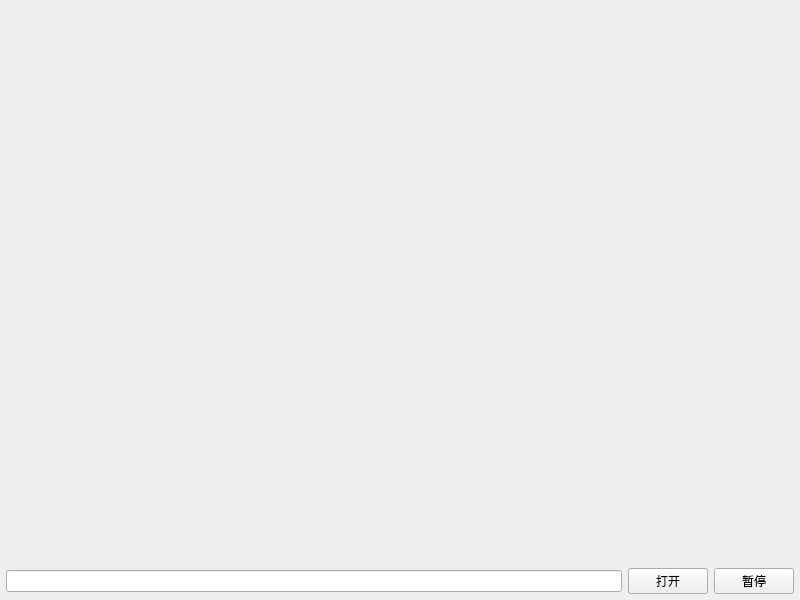
<?xml version="1.0" encoding="UTF-8"?>
<ui version="4.0">
 <class>frmDemoVideoDrag</class>
 <widget class="QWidget" name="frmDemoVideoDrag">
  <property name="geometry">
   <rect>
    <x>0</x>
    <y>0</y>
    <width>800</width>
    <height>600</height>
   </rect>
  </property>
  <property name="windowTitle">
   <string>Form</string>
  </property>
  <layout class="QVBoxLayout" name="verticalLayout">
   <property name="spacing">
    <number>6</number>
   </property>
   <property name="leftMargin">
    <number>6</number>
   </property>
   <property name="topMargin">
    <number>6</number>
   </property>
   <property name="rightMargin">
    <number>6</number>
   </property>
   <property name="bottomMargin">
    <number>6</number>
   </property>
   <item>
    <widget class="VideoWidget" name="videoWidget" native="true"/>
   </item>
   <item>
    <widget class="QWidget" name="widget" native="true">
     <property name="sizePolicy">
      <sizepolicy hsizetype="Preferred" vsizetype="Fixed">
       <horstretch>0</horstretch>
       <verstretch>0</verstretch>
      </sizepolicy>
     </property>
     <layout class="QHBoxLayout" name="horizontalLayout">
      <property name="spacing">
       <number>6</number>
      </property>
      <property name="leftMargin">
       <number>0</number>
      </property>
      <property name="topMargin">
       <number>0</number>
      </property>
      <property name="rightMargin">
       <number>0</number>
      </property>
      <property name="bottomMargin">
       <number>0</number>
      </property>
      <item>
       <widget class="QLineEdit" name="txtUrl"/>
      </item>
      <item>
       <widget class="QPushButton" name="btnOpen">
        <property name="minimumSize">
         <size>
          <width>80</width>
          <height>0</height>
         </size>
        </property>
        <property name="text">
         <string>打开</string>
        </property>
       </widget>
      </item>
      <item>
       <widget class="QPushButton" name="btnPause">
        <property name="minimumSize">
         <size>
          <width>80</width>
          <height>0</height>
         </size>
        </property>
        <property name="text">
         <string>暂停</string>
        </property>
       </widget>
      </item>
     </layout>
    </widget>
   </item>
  </layout>
 </widget>
 <customwidgets>
  <customwidget>
   <class>VideoWidget</class>
   <extends>QWidget</extends>
   <header>videowidgetx.h</header>
   <container>1</container>
  </customwidget>
 </customwidgets>
 <resources/>
 <connections/>
</ui>
